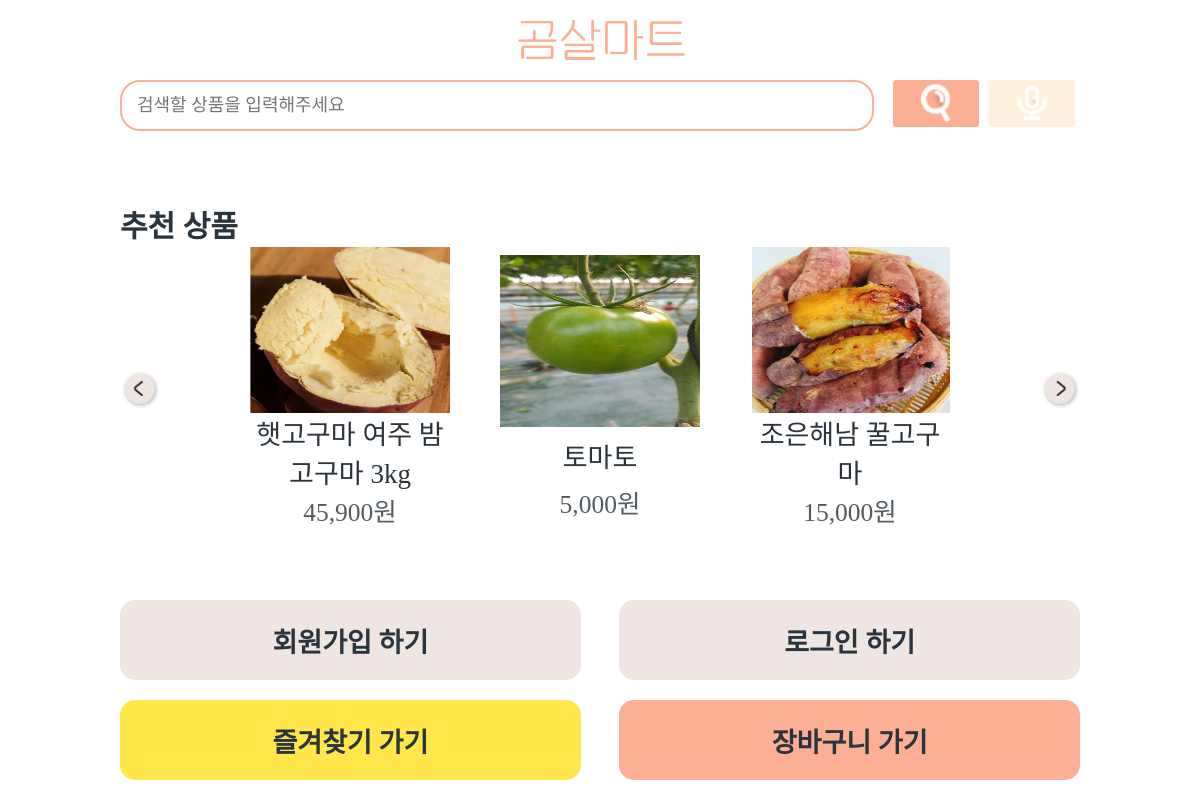
The app's page /, older data.
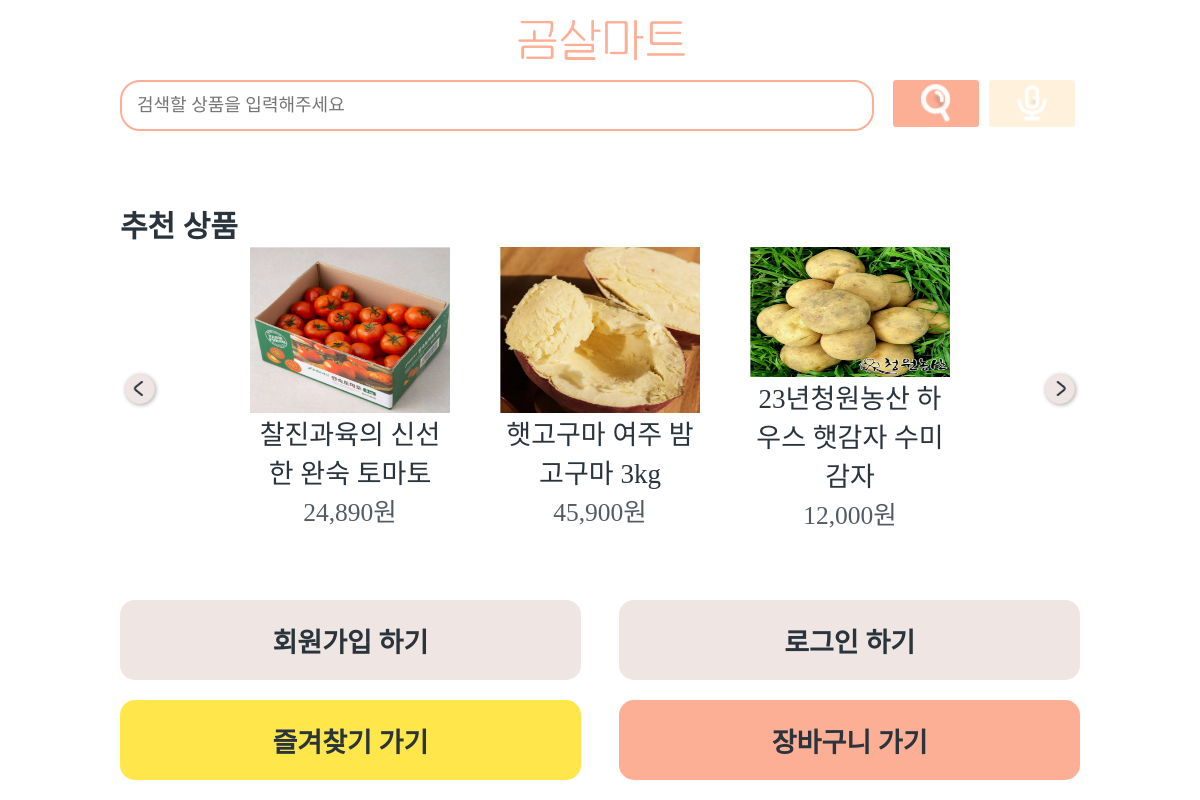
The same page, newer data.
### shop/models.py (models this page shows, shortened)
class Product(models.Model):
    name = models.CharField(max_length=50, db_index=True) # 상품 이름
    slug = models.SlugField(max_length=50, db_index=True, allow_unicode=True) # 슬러그
    image = models.ImageField(upload_to='products/%Y/%m/%d', blank=True, default='default.png') # 상품 이미지
    description = models.TextField(blank=True) # 상품 설명
    meta_description = models.TextField(blank=True)
    delivery_date = models.IntegerField() # 배송일
    price = models.IntegerField() # 상품 가격
    stock = models.PositiveIntegerField() # 상품 재고
    available_display = models.BooleanField('Display', default=True) # 상품 전시
    available_order = models.BooleanField('Order', default=True) # 상품 주문
    created_at = models.DateTimeField(auto_now_add=True)
    updated_at = models.DateTimeField(auto_now=True)
    class Meta:
        ordering = ['-created_at']
        index_together = [['id', 'slug']]
    def get_absolute_url(self):
        return reverse('shop:detail', args=[self.id, self.slug])

### shop/views.py (the view)
# urls.py: path('', main, name='main'),
def main(request):
    products = Product.objects.filter(available_display=True)
    return render(request, 'shop/main.html', {'products':products})

### shop/templates/shop/main.html (shortened to what this page needs)
<!DOCTYPE html>
{% load static %}
{% load humanize %}
<html lang="en">
<head>
    <link rel="stylesheet" href="{% static 'css/mainStyle.css' %}" type="text/css">
    <link href="{% static 'css/schStyle.css' %}" rel="stylesheet" type="text/css">
    <link href="{% static 'css/speechToTextStyle.css' %}" rel="stylesheet" type="text/css">
</head>
<body>
{% block content %}
    <div id="wrap">
        <header>
            <a href="#">
                <img src="{% static 'image/logo.png' %}" alt="logo">
            </a>
        </header>
        <main>
            <div class="search">
                <form method="post" >
                    <input type="text" placeholder="검색할 상품을 입력해주세요">
                    <div class="btn">
                        <button type="submit">
                            <img src="{% static 'image/searchSubmit.png' %}">
                        </button>
                        <button type="button" class="sttTrigger">
                            <img src="{% static 'image/mic.png' %}" alt="mic">
                        </button>
                    </div>
                </form>
            </div>
            <div class="recommand">
                <span>추천 상품</span>
                <div class="product">
                    <div class="nextBtn">
                        <div class="left"><img src="{% static 'image/left.png' %}"></div>
                        <div class="right"><img src="{% static 'image/right.png' %}"></div>
                    </div>
                    <div class="slide">
                        <ul class="list">
                            {% for product in products %}
                            <li>
                                <a href="{{product.get_absolute_url}}">
                                    <img src="{{product.image.url}}">
                                    <span class="name">{{product.name}}</span>
                                    <span class="price">{{product.price|intcomma}}원</span>
                                </a>
                            </li>
                            {% endfor %}
                        </ul>
                    </div>
                </div>
            </div>
        </main>
        <footer>
            <div class="topMenu">
                {% if user.is_authenticated %}
                <a href="#"><button>배송 조회하기</button></a>
                <a href="{% url 'accounts:userinfo' pk=user.pk %}"><button>내 정보 확인하기</button></a>
                {% else %}
                <a href="{% url 'accounts:signup' %}"><button>회원가입 하기</button></a>
                <a href="{% url 'accounts:login' %}"><button>로그인 하기</button></a>
                {% endif %}
            </div>
            <div class="botMenu">
                <a href="{% url 'favorites:favorite_products' %}"><button>즐겨찾기 가기</button></a>
                <a href="{% url 'cart:cart' %}"><button>장바구니 가기</button></a>
            </div>
        </footer>
    </div>
{% endblock %}
</body>
</html>

### static/css/mainStyle.css (style rules this page uses)
* { margin: 0; padding: 0; font-family: 'HakgyoansimWoojuR'; font-size: 30px; color: #2A343D; }
a { color: #2A343D; text-decoration: none; }
li { list-style: none; }
html, body { width: 100%; height: 100%; min-height: 630px; }
#wrap { margin: 0 10% 0 10%; width: 80%; height: 100%; }
header { width: 100%; height: 10%; display: flex; flex-direction: row; justify-content: center; }
header a { width: 80%; height: 100%; display: flex; flex-direction: row; justify-content: center; }
header img { height: 100%; }
main { width: 100%; height: 65%; }
.search { width: 100%; height: 20%; position: relative; display: flex; flex-direction: column; justify-content: space-between; }
.search form { width: 100%; height: 50%; display: flex; flex-direction: row; justify-content: space-between; }
.search form input { width: 75%; height: 90%; padding: 0 15px; border: 2px solid #FDAF96; border-radius: 20px; font-size: 0.6em; }
.search form .btn { width: 20%; height: 90%; display: flex; flex-direction: row; justify-content: space-around; }
.btn button { background-color: #FDAF96; border: none; border-radius: 3px; width: 45%; height: 100%; position: relative; cursor: pointer; }
.btn button:nth-of-type(2) { background-color: #FFF1DB; }
.btn button img { width: 70%; max-width: 30px; object-fit: cover; position: absolute; top: 50%; left: 50%; transform: translate(-50%, -50%); }
.recommand { width: 100%; height: 80%; max-height: 351px; position: relative; }
.recommand>span { width: 30%; height: 10%; display: block; position: absolute; top: 5%; font-size: 1em; font-weight: bold; }
.recommand .product { width: 100%; height: 80%; position: relative; top: 18%; display: flex; flex-direction: row; justify-content: center; }
.product .nextBtn { width: 99%; min-width: 297px; height: 10%; position: absolute; top: 50%; left: 50%; transform: translate(-50%, -50%); display: flex; flex-direction: row; justify-content: space-between; z-index: 1; }
.product .nextBtn div { width: 8%; height: 100%; cursor: pointer; }
.product .nextBtn img { width: 100%; max-width: 30px; object-fit: cover; filter: drop-shadow(1px 1px 2px #aaa); }
.nextBtn .right { text-align: right; height: 100%; }
.product .slide { width: 952px; position: relative; overflow: hidden; }
.product .list { position: absolute; left: 0; height: 100%; display: flex; flex-direction: row; justify-content: space-evenly; }
.animate { transition: 0.5s; }
.list li { float: left; margin-right: 50px; width: 200px; height: 100%; transition: 0.4s; }
.list li a { width: 100%; height: 100%; display: flex; flex-direction: column; justify-content: space-evenly; }
.list li img { width: 100%; height: 70%; max-height: 172px; min-height: 130px; }
.list li span { display: block; text-align: center; }
.list li .name { font-size: 0.9em; }
.list li .price { font-size: 0.85em; opacity: 0.8; }
footer { width: 100%; height: 25%; }
footer>div { width: 100%; height: 50%; display: flex; flex-direction: row; justify-content: space-between; }
footer>div a { width: 48%; height: 80%; }
footer>div button { width: 100%; height: 100%; border: none; border-radius: 15px; font-size: 0.9em; font-weight: 600; text-align: center; display: flex; justify-content: center; align-items: center; background-color: #efe5e2; cursor: pointer; }
footer .botMenu button { background-color: #ffe74b; }
footer .botMenu a:nth-of-type(2) button { background-color: #FDAF96; }
@media screen and (max-width : 1285px) and (min-width : 965px) { .product .slide { width: 700px; position: relative; overflow: hidden; } }

### static/css/schStyle.css (style rules this page uses)
* { margin: 0; padding: 0; font-family: 'HakgyoansimWoojuR'; font-size: 30px; color: #2A343D; }
html, body { width: 100%; height: 100%; }
a { text-decoration: none; color: #2A343D; }
li { list-style: none; }

### static/css/speechToTextStyle.css (style rules this page uses)
* { margin: 0; padding: 0; font-family: 'HakgyoansimWoojuR'; font-size: 30px; color: #2A343D; }
html, body { width: 100%; height: 100%; }
a { text-decoration: none; color: #2A343D; }
li { list-style: none; }

Row changes from the older to the newer data that the page shows:
no longer on this page (row unchanged): Product: image (picture), name "조은해남 꿀고구마", price "15,000"
added Product: image (picture), name "찰진과육의 신선한 완숙 토마토", price "24,890"
changed Product: image: a different picture; name "토마토" → "23년청원농산 하우스 햇감자 수미감자"; price "5,000" → "12,000"
